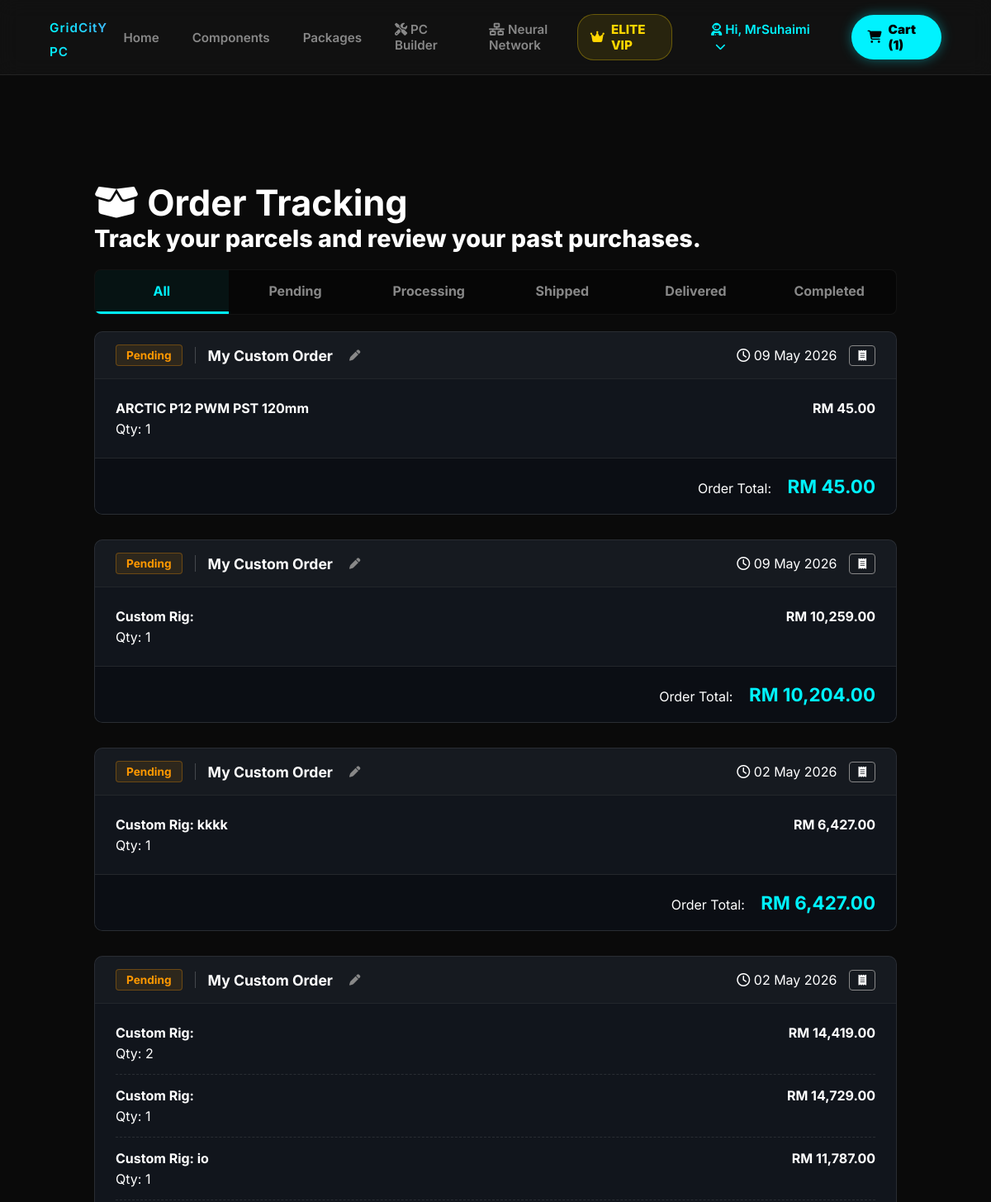
The page /my_orders.php (signed in, upper part) on the database as committed earlier.
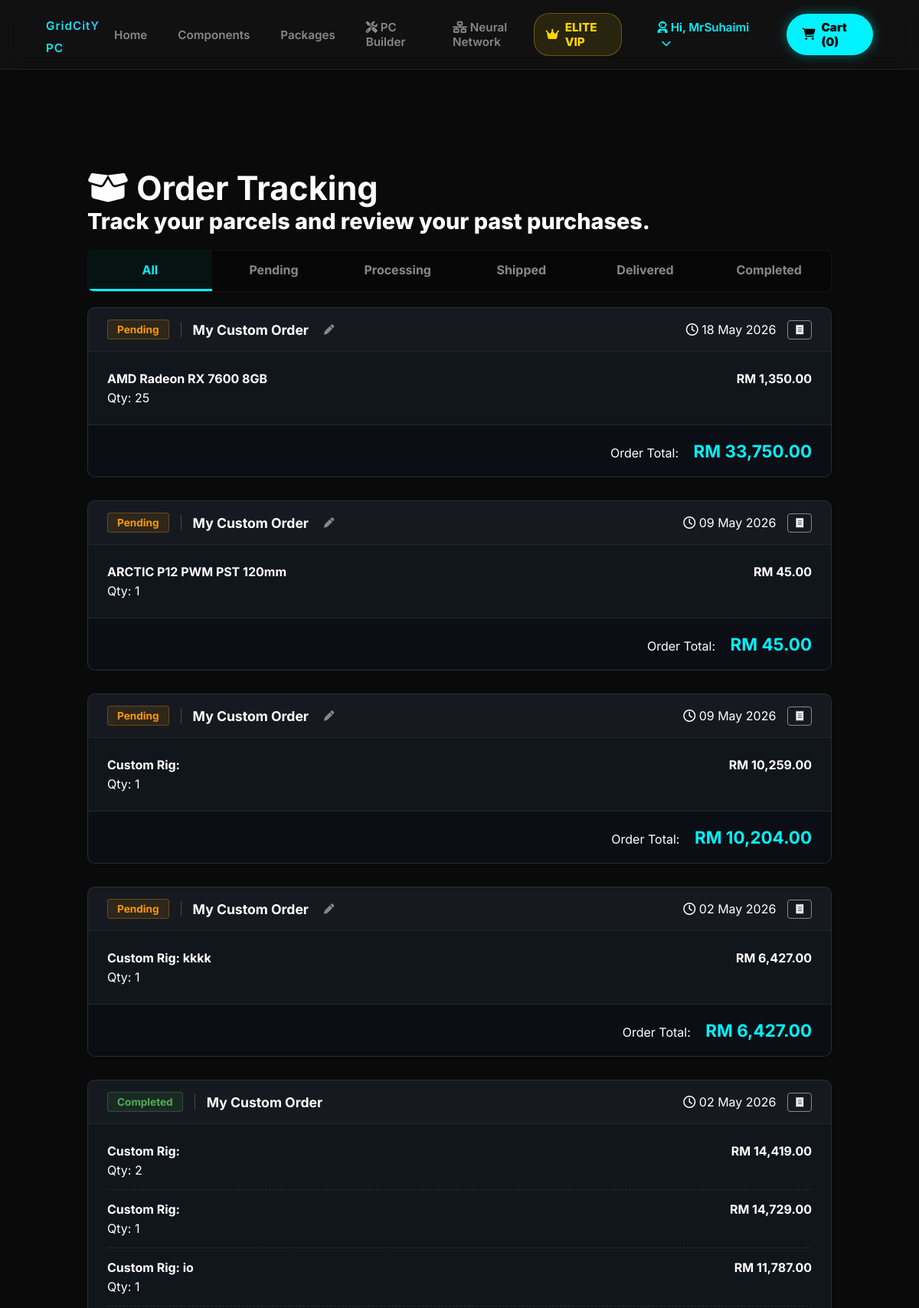
The same page on the database as committed later.
### tables this page shows
CREATE TABLE `orders` (
  `order_id` int(11) NOT NULL,
  `order_name` varchar(100) DEFAULT 'My Custom Order',
  `customer_id` int(11) NOT NULL,
  `order_date` datetime DEFAULT current_timestamp(),
  `total_amount` decimal(10,2) NOT NULL,
  `coins_used` int(11) NOT NULL DEFAULT 0,
  `discount_amount` decimal(10,2) NOT NULL DEFAULT 0.00,
  `shipping_address` text NOT NULL,
  `contact_number` varchar(20) DEFAULT NULL,
  `order_status` varchar(20) DEFAULT 'Pending'
);

CREATE TABLE `order_details` (
  `order_detail_id` int(11) NOT NULL,
  `order_id` int(11) NOT NULL,
  `product_id` int(11) DEFAULT NULL,
  `pc_build` int(11) DEFAULT NULL,
  `package_id` int(11) DEFAULT NULL,
  `affiliate_id` int(11) DEFAULT NULL,
  `quantity` int(11) NOT NULL,
  `unit_price` decimal(10,2) NOT NULL
);

CREATE TABLE `products` (
  `product_id` int(11) NOT NULL,
  `category_id` int(11) NOT NULL,
  `product_name` varchar(100) NOT NULL,
  `description` text DEFAULT NULL,
  `price` decimal(10,2) NOT NULL,
  `stock_quantity` int(11) NOT NULL DEFAULT 0,
  `specifications` text DEFAULT NULL,
  `image_url` varchar(255) DEFAULT NULL,
  `status` varchar(20) DEFAULT 'Available',
  `tdp_wattage` int(11) DEFAULT 0,
  `is_package` tinyint(1) DEFAULT 0,
  `socket_type` varchar(20) DEFAULT NULL COMMENT 'For CPU and Motherboard (e.g., LGA1700, AM5)',
  `ram_type` varchar(20) DEFAULT NULL COMMENT 'For Motherboard and RAM (e.g., DDR4, DDR5)',
  `performance_tier` int(2) DEFAULT 0 COMMENT '1-10 scale for AI Bottleneck calculation'
);

### my_orders.php (the view, shortened to what the changed rows need)
<?php
require_once 'config.php';
$customer_id = $_SESSION['customer_id'];
$auto_complete_query = "UPDATE orders SET order_status = 'Completed' WHERE order_status = 'Delivered' AND order_date <= DATE_SUB(NOW(), INTERVAL 7 DAY)";
$conn->query($auto_complete_query);
$current_filter = isset($_GET['status']) ? $_GET['status'] : 'All';
$orders = [];
if ($current_filter === 'All') {
    $query_orders = "SELECT * FROM orders WHERE customer_id = ? ORDER BY order_date DESC";
    $stmt = $conn->prepare($query_orders);
    $stmt->bind_param("i", $customer_id);
} else {
    $query_orders = "SELECT * FROM orders WHERE customer_id = ? AND order_status = ? ORDER BY order_date DESC";
    $stmt = $conn->prepare($query_orders);
    $stmt->bind_param("is", $customer_id, $current_filter);
}
$stmt->execute();
$result_orders = $stmt->get_result();
while ($row = $result_orders->fetch_assoc()) {
    $order_id = $row['order_id'];
$query_details = "
        SELECT od.*, p.product_name, sb.build_name,
               (SELECT COUNT(*) FROM reviews r WHERE r.product_id = od.product_id AND r.customer_id = ?) AS is_reviewed
        FROM order_details od
        LEFT JOIN products p ON od.product_id = p.product_id
        LEFT JOIN saved_builds sb ON od.pc_build = sb.pc_build
        WHERE od.order_id = ?
    ";
    $stmt_details = $conn->prepare($query_details);
    $stmt_details->bind_param("ii", $customer_id, $order_id);
    $stmt_details->execute();
    $result_details = $stmt_details->get_result();
    $items = [];
    while ($item = $result_details->fetch_assoc()) {
        $items[] = $item;
    }
    $row['items'] = $items;
    $orders[] = $row;
}
?>
<!DOCTYPE html>
<html lang="en">
<head>
    <link rel="stylesheet" href="https://cdnjs.cloudflare.com/ajax/libs/font-awesome/6.4.0/css/all.min.css">
    <link rel="stylesheet" href="css/style.css">
</head>
<body>
    <?php include 'includes/header.php'; ?>
    <main class="main-container cart-page-wrapper">
        <div class="auth-title" style="text-align: left; margin-bottom: 20px;">
            <h2><i class="fa-solid fa-box-open"></i> Order Tracking</h2>
        </div>
        <?php if (empty($orders)): ?>
            <div class="cart-empty-state">
                <i class="fa-solid fa-box" style="font-size: 3rem; color: var(--text-muted); margin-bottom: 15px;"></i>
                <h3 style="color: var(--text-main);">No orders found in this category.</h3>
            </div>
        <?php else: ?>
            <?php foreach ($orders as $order): ?>
                <div class="order-card">
                    <div class="order-header">
                        <div style="display: flex; align-items: center; gap: 10px;">
                            <span class="status-badge badge-<?php echo htmlspecialchars($order['order_status']); ?>">
                                <?php echo htmlspecialchars($order['order_status']); ?>
                            </span>
                            <span style="color: var(--text-main); font-weight: bold; font-size: 1.1rem;">
                                <?php echo htmlspecialchars($order['order_name'] ?? 'Order #' . str_pad($order['order_id'], 5, "0", STR_PAD_LEFT)); ?>
                            </span>
                            <?php if (in_array($order['order_status'], ['Pending', 'Processing', 'Shipped'])): ?>
    <button class="btn-rename" onclick="promptRename(<?php echo $order['order_id']; ?>, '<?php echo addslashes(htmlspecialchars($order['order_name'] ?? 'Order #'.$order['order_id'])); ?>')">
        <i class="fa-solid fa-pen"></i>
    </button>
<?php endif; ?>
                        </div>
                        <div style="display: flex; gap: 15px; align-items: center;">
                            <span class="specs"><i class="fa-regular fa-clock"></i> <?php echo date('d M Y', strtotime($order['order_date'])); ?></span>
                            <a href="invoice.php?id=<?php echo $order['order_id']; ?>" target="_blank" class="btn" style="padding: 4px 10px; border: 1px solid var(--text-muted); color: var(--text-main); border-radius: 4px; font-size: 0.8rem; text-decoration: none;">
                                <i class="fa-solid fa-receipt"></i>
                            </a>
                        </div>
                    </div>
                    <div class="order-body">
                        <?php foreach ($order['items'] as $item): ?>
                            <div class="order-item">
                                <div style="flex: 3;">
                                    <h4 style="color: var(--text-main); margin: 0 0 5px 0;">
                                        <?php echo htmlspecialchars($item['product_name'] ? $item['product_name'] : "Custom Rig: " . $item['build_name']); ?>
                                    </h4>
                                    <span class="specs">Qty: <?php echo $item['quantity']; ?></span>
                                </div>
<div style="flex: 1; text-align: right; color: var(--text-main); font-weight: bold;">
                                    RM <?php echo number_format($item['unit_price'], 2); ?>
                                </div>
                            </div>
                        <?php endforeach; ?>
                    </div>
                    <div class="order-footer">
                        <div>
                            <span class="specs" style="margin-right: 15px;">Order Total:</span>
                            <span style="color: var(--accent-blue); font-size: 1.4rem; font-weight: bold;">RM <?php echo number_format($order['total_amount'], 2); ?></span>
                        </div>
                    </div>
                </div>
            <?php endforeach; ?>
        <?php endif; ?>
    </main>
</body>
</html>

### includes/header.php (shortened to what the changed rows need)
<?php
require_once 'config.php';
$cart_item_count = 0;
if (isset($_SESSION['customer_id'])) {
    $count_stmt = $conn->prepare("SELECT SUM(quantity) AS total_items FROM shopping_cart WHERE customer_id = ?");
    $count_stmt->bind_param("i", $_SESSION['customer_id']);
    $count_stmt->execute();
    $count_res = $count_stmt->get_result();
    if ($count_row = $count_res->fetch_assoc()) {
        $cart_item_count = $count_row['total_items'] ?? 0;
    }
}
?>
<!DOCTYPE html>
<html lang="en">
<head>
    <link rel="stylesheet" href="css/style.css">
    <link rel="stylesheet" href="https://cdnjs.cloudflare.com/ajax/libs/font-awesome/6.4.0/css/all.min.css">
</head>
<body>
<nav class="navbar">
    <div class="nav-actions" style="display: flex; align-items: center;">
        <a href="membership.php" style="color: #ffd700; font-weight: 800; text-decoration: none; display: flex; align-items: center; gap: 8px; padding: 8px 15px; background: rgba(255, 215, 0, 0.1); border: 1px solid rgba(255, 215, 0, 0.3); border-radius: 20px; transition: 0.3s; margin-right: 15px;" onmouseover="this.style.boxShadow='0 0 15px rgba(255, 215, 0, 0.5)'; this.style.transform='translateY(-2px)';" onmouseout="this.style.boxShadow='none'; this.style.transform='none';">
            <i class="fa-solid fa-crown"></i> ELITE VIP
        </a>
        <?php if(isset($_SESSION['customer_id'])): ?>
        <div class="profile-dropdown" style="position: relative; display: inline-block; margin-right: 15px;">
            <a href="profile.php" style="color: #00f2fe; text-decoration: none; padding-bottom: 5px;">
            </a>
        </div>
        <?php else: ?>
            <a href="login.php" style="text-decoration: none; margin-right: 15px;"><i class="fas fa-sign-in-alt"></i> Login</a>
            <a href="register.php" style="text-decoration: none; margin-right: 15px;"><i class="fas fa-user-plus"></i> Register</a>
        <?php endif; ?>
<a href="cart.php" style="background: #00f2fe; color: #000; padding: 8px 20px; border-radius: 30px; font-weight: 900; text-decoration: none; display: flex; align-items: center; gap: 8px; box-shadow: 0 0 15px rgba(0, 242, 254, 0.4); transition: 0.3s;" onmouseover="this.style.transform='scale(1.05)'; this.style.boxShadow='0 0 25px rgba(0, 242, 254, 0.7)';" onmouseout="this.style.transform='scale(1)'; this.style.boxShadow='0 0 15px rgba(0, 242, 254, 0.4)';">
    <i class="fa-solid fa-cart-shopping"></i> Cart (<?php echo $cart_item_count; ?>)
</a>
    </div>
</nav>
<main class="main-container">

Rows that differ between the two databases and show on the page:
added orders: order_status "Pending", order_name "My Custom Order", order_date "18 May 2026", total_amount "33,750.00"
added order_details: product.product_name "AMD Radeon RX 7600 8GB", quantity "25", unit_price "1,350.00", shown under "Pending"
changed orders: order_status "Pending" → "Completed"
Other text that changed with them:
$cart_item_count: "1" → "0"
